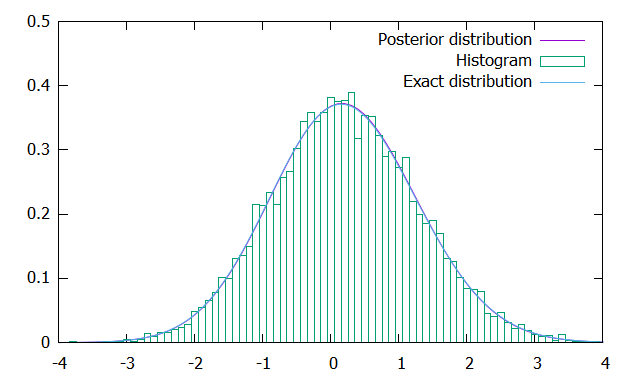

Generate this figure with gnuplot:
#!/gnuplot
#
#    
#    	G N U P L O T
#    	Version 5.2 patchlevel 4    last modified 2018-06-01 
#    
#    	Copyright (C) 1986-1993, 1998, 2004, 2007-2018
#    	Thomas Williams, Colin Kelley and many others
#    
#    	gnuplot home:     http://www.gnuplot.info
#    	faq, bugs, etc:   type "help FAQ"
#    	immediate help:   type "help"  (plot window: hit 'h')
# set terminal wxt 0 enhanced
# set output
unset clip points
set clip one
unset clip two
set errorbars front 1.000000 
set border 31 front lt black linewidth 1.000 dashtype solid
set zdata 
set ydata 
set xdata 
set y2data 
set x2data 
set boxwidth 0.1 absolute
set style fill  empty border
set style rectangle back fc  bgnd fillstyle   solid 1.00 border lt -1
set style circle radius graph 0.02 
set style ellipse size graph 0.05, 0.03 angle 0 units xy
set dummy x, y
set format x "% h" 
set format y "% h" 
set format x2 "% h" 
set format y2 "% h" 
set format z "% h" 
set format cb "% h" 
set format r "% h" 
set ttics format "% h"
set timefmt "%d/%m/%y,%H:%M"
set angles radians
set tics back
unset grid
unset raxis
set theta counterclockwise right
set style parallel front  lt black linewidth 2.000 dashtype solid
set key title "" center
set key fixed right top vertical Right noreverse enhanced autotitle nobox
set key noinvert samplen 4 spacing 1 width 0 height 0 
set key maxcolumns 0 maxrows 0
set key noopaque
unset label
unset arrow
set style increment default
unset style line
unset style arrow
set style histogram clustered gap 2 title textcolor lt -1
unset object
set style textbox transparent margins  1.0,  1.0 border  lt -1 linewidth  1.0
set offsets 0, 0, 0, 0
set pointsize 1
set pointintervalbox 1
set encoding sjis
unset polar
unset parametric
unset decimalsign
unset micro
unset minussign
set view 60, 30, 1, 1
set view azimuth 0
set rgbmax 255
set samples 100, 100
set isosamples 10, 10
set surface 
unset contour
set cntrlabel  format '%8.3g' font '' start 5 interval 20
set mapping cartesian
set datafile separator whitespace
unset hidden3d
set cntrparam order 4
set cntrparam linear
set cntrparam levels auto 5 unsorted
set cntrparam firstlinetype 0
set cntrparam points 5
set size ratio 0 1,1
set origin 0,0
set style data points
set style function lines
unset xzeroaxis
unset yzeroaxis
unset zzeroaxis
unset x2zeroaxis
unset y2zeroaxis
set xyplane relative 0.5
set tics scale  1, 0.5, 1, 1, 1
set mxtics default
set mytics default
set mztics default
set mx2tics default
set my2tics default
set mcbtics default
set mrtics default
set nomttics
set xtics border in scale 1,0.5 mirror norotate  autojustify
set xtics  norangelimit autofreq 
set ytics border in scale 1,0.5 mirror norotate  autojustify
set ytics  norangelimit autofreq 
set ztics border in scale 1,0.5 nomirror norotate  autojustify
set ztics  norangelimit autofreq 
unset x2tics
unset y2tics
set cbtics border in scale 1,0.5 mirror norotate  autojustify
set cbtics  norangelimit autofreq 
set rtics axis in scale 1,0.5 nomirror norotate  autojustify
set rtics  norangelimit autofreq 
unset ttics
set title "" 
set title  font "" norotate
set timestamp bottom 
set timestamp "" 
set timestamp  font "" norotate
set trange [ * : * ] noreverse nowriteback
set urange [ * : * ] noreverse nowriteback
set vrange [ * : * ] noreverse nowriteback
set xlabel "" 
set xlabel  font "" textcolor lt -1 norotate
set x2label "" 
set x2label  font "" textcolor lt -1 norotate
set xrange [ -4.00000 : 4.00000 ] noreverse writeback
set x2range [ * : * ] noreverse writeback
set ylabel "" 
set ylabel  font "" textcolor lt -1 rotate
set y2label "" 
set y2label  font "" textcolor lt -1 rotate
set yrange [ 0.00000 : 0.500000 ] noreverse writeback
set y2range [ * : * ] noreverse writeback
set zlabel "" 
set zlabel  font "" textcolor lt -1 norotate
set zrange [ * : * ] noreverse writeback
set cblabel "" 
set cblabel  font "" textcolor lt -1 rotate
set cbrange [ * : * ] noreverse writeback
set rlabel "" 
set rlabel  font "" textcolor lt -1 norotate
set rrange [ * : * ] noreverse writeback
unset logscale
unset jitter
set zero 1e-08
set lmargin  -1
set bmargin  -1
set rmargin  -1
set tmargin  -1
set locale "Japanese_Japan.932"
set pm3d explicit at s
set pm3d scansautomatic
set pm3d interpolate 1,1 flush begin noftriangles noborder corners2color mean
set pm3d nolighting
set palette positive nops_allcF maxcolors 0 gamma 1.5 color model RGB 
set palette rgbformulae 7, 5, 15
set colorbox default
set colorbox vertical origin screen 0.9, 0.2 size screen 0.05, 0.6 front  noinvert bdefault
set style boxplot candles range  1.50 outliers pt 7 separation 1 labels auto unsorted
set loadpath 
set fontpath 
set psdir
set fit brief errorvariables nocovariancevariables errorscaling prescale nowrap v5
gauss(x,a)=1.0/(sqrt(2*pi))*exp(-(x-a)**2/2.0)
GNUTERM = "wxt"
x = 0.0
## Last datafile plotted: "mND_sample_1_histo.dat"
plot "posterior_mND.dat" w l title "Posterior distribution", "mND_sample_1_histo.dat" using 1:($2/1000) w boxes title "Histogram", 0.8*gauss(x,0)+0.2*gauss(x,1) title "Exact distribution"
#    EOF
